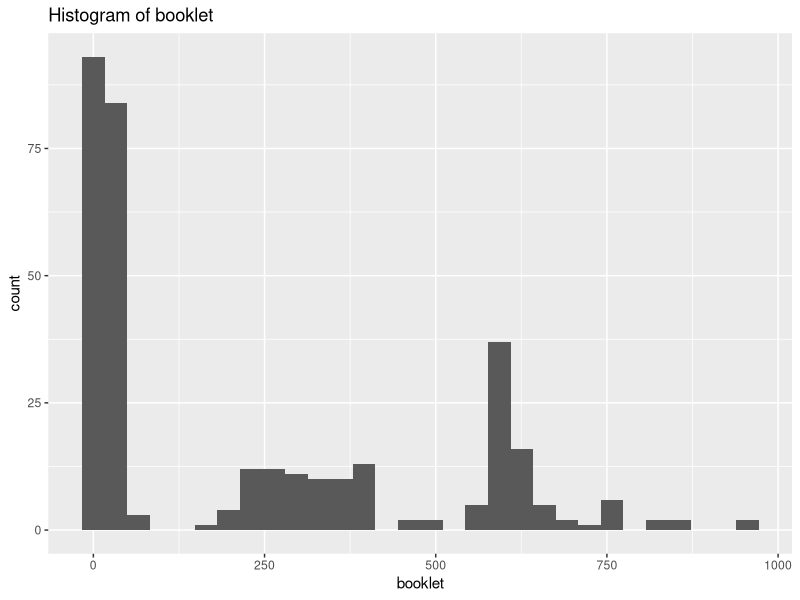
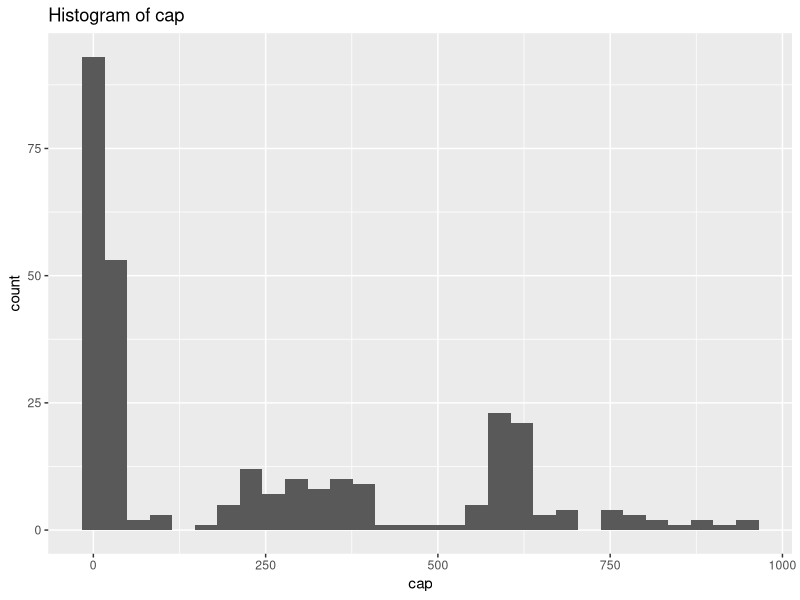
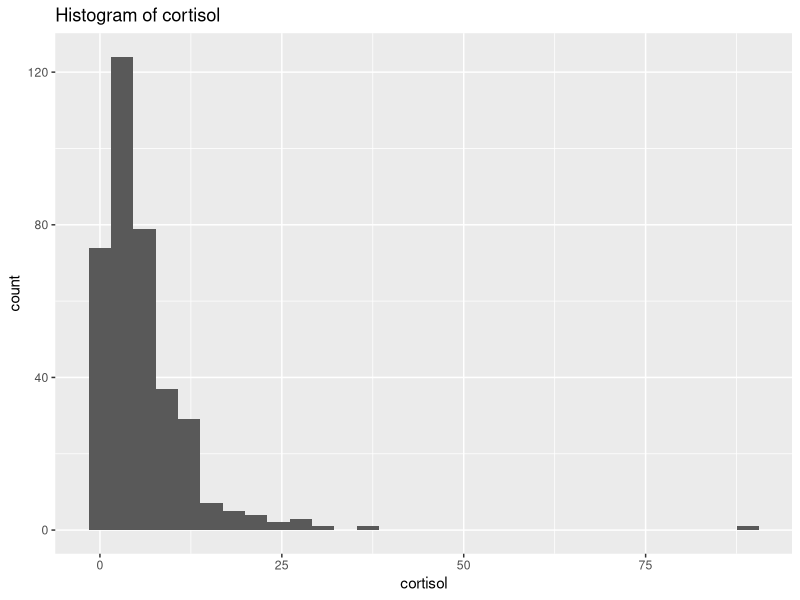
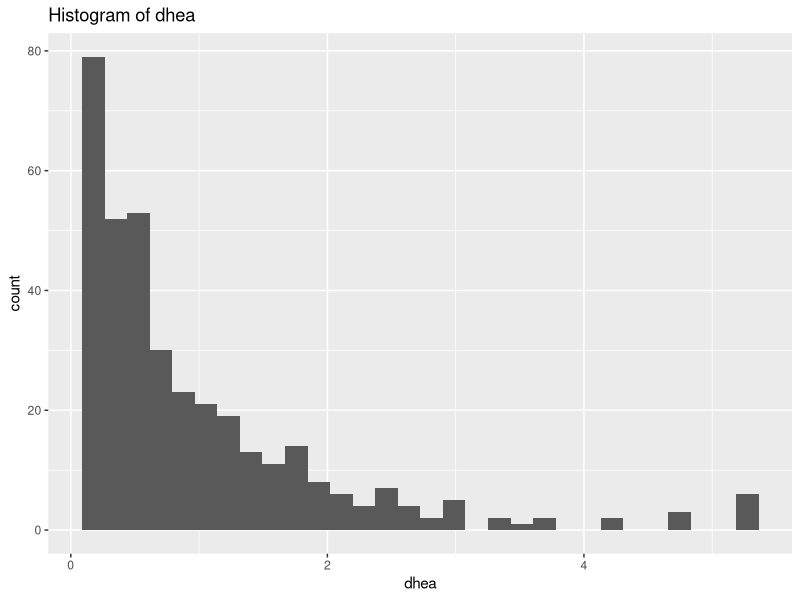
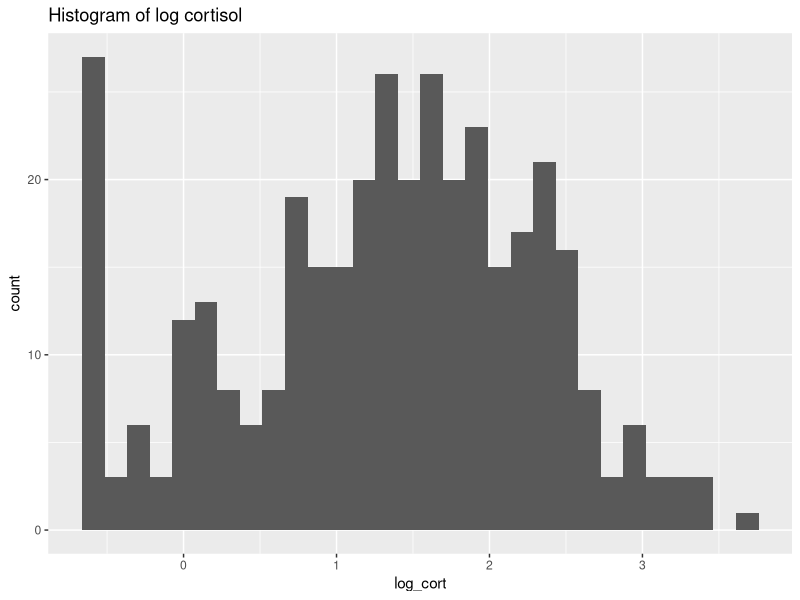
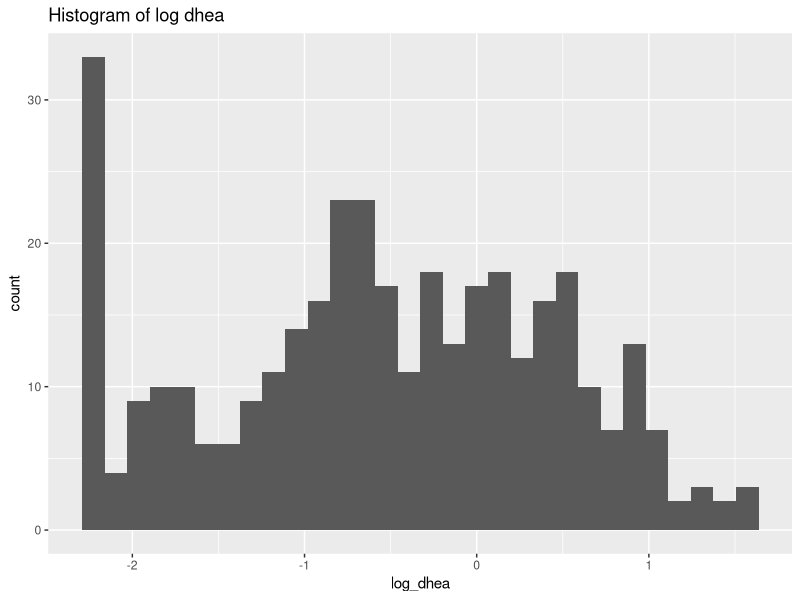
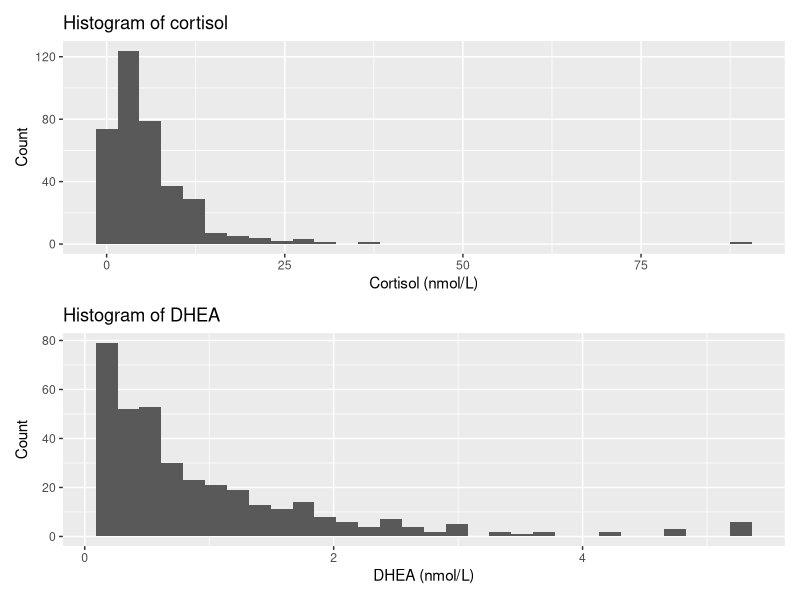
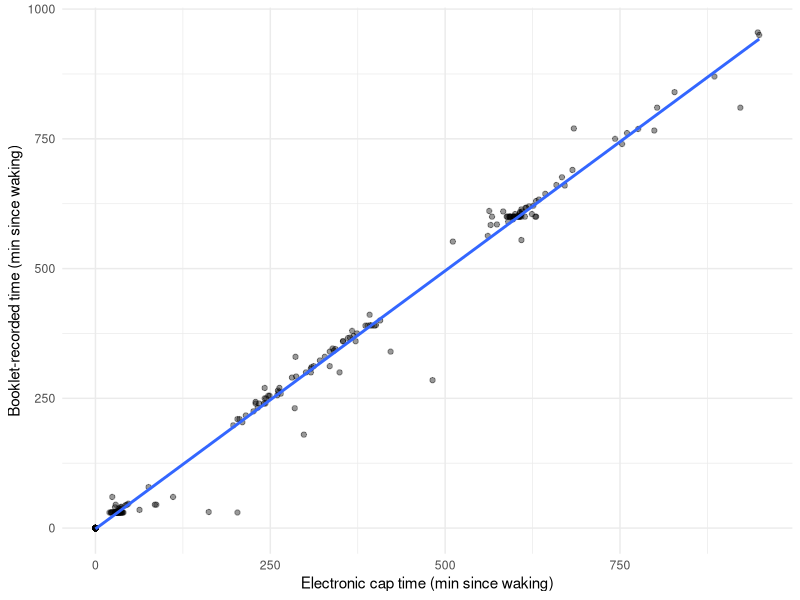

R code for these plots, in order:
## ---- chunk 1
library(tidyverse)
library(lme4)
library(lmerTest)
library(mgcv)
library(broom.mixed)
library(knitr)
library(kableExtra)
library(patchwork)
## ---- chunk 2
data <- read.csv("Project0_Clean_v2.csv") %>%
  transmute(
    id = SubjectID,
    day = DAYNUMB, # day number: should be 1 - 3
    sample = Collection.Sample, # sample number of a day: 1 - 4
    sleep = Sleep.Diary.reported.wake.time, 
    # time
    booklet = if_else(sample == 1, 0,
      Booklet..Sample.interval.Decimal.Time..mins.),
    cap = if_else(sample == 1, 0,
      MEMs..Sample.interval.Decimal.Time..mins.),
    # outcome
    cortisol = Cortisol..nmol.L.,
    dhea = DHEA..nmol.L.,
    date = Collection.Date)
## ---- chunk 3
data %>%
  count(id) %>% count(n)
# Yes
## ---- chunk 4
data %>%
  group_by(id, day, sample) %>%
  filter(n() > 1) %>%
  arrange(id, day, sample) %>%
  ungroup()
# 3029 has wrong day number
## ---- chunk 5
# since this is a small dataset, we change the day number of 3029 manually
data <- data %>%
  mutate(
    day = if_else(
      id == 3029,
      case_when(
        date == "10/7/2018"  ~ 1,
        date == "10/10/2018" ~ 2,
        TRUE ~ day),
      day))
## ---- chunk 6
table(
  sample1 = data$sample == 1,
  wake_na = data$sleep != "")
# Yes, sample = 1 means having wake-up time
## ---- chunk 7
n_total <- nrow(data)

var_missing <- data.frame(
  var = c("booklet", "cap", "cortisol", "dhea"),
  missing = c(
    sum(is.na(data$booklet)),
    sum(is.na(data$cap)),
    sum(is.na(data$cortisol)),
    sum(is.na(data$dhea))
  )
) %>%
  mutate(percent = round(missing / n_total * 100, 1))

q1 <- data.frame(
  var = "Q1 sample",
  missing = sum(is.na(data$booklet) | is.na(data$cap)),
  percent = round(sum(is.na(data$booklet) | is.na(data$cap)) / n_total * 100, 1)
)

# we know that we will need to get rid of outlier later
q3_cort_out <- data %>%
  mutate(
    cortisol_cleaned = if_else(cortisol > 80, NA_real_, cortisol)
  ) %>%
  summarise(
    var = "Q3 sample (cort)",
    missing = sum(is.na(booklet) | is.na(cortisol_cleaned)),
    percent = round(sum(is.na(booklet) | is.na(cortisol_cleaned)) / n_total * 100, 1))

# Q3 sample for dhea: remove outlier and set 3037 to missing
q3_dhea_out <- data %>%
  mutate(
    dhea_cleaned = if_else(dhea >= 5.205 | id == 3037, NA_real_, dhea)
  ) %>%
  summarise(
    var = "Q3 sample (dhea)",
    missing = sum(is.na(booklet) | is.na(dhea_cleaned)),
    percent = round(sum(is.na(booklet) | is.na(dhea_cleaned)) / n_total * 100, 1)
  )

missing_table <- bind_rows(var_missing, q1, q3_cort_out, q3_dhea_out)
missing_table
## ---- chunk 8
table(
  booklet_na = is.na(data$booklet),
  cap_na = is.na(data$cap))
# No, there are only 17 rows overlapping
# we only have 268/372 rows in terms of non-missing time
## ---- chunk 9
# plot histograms
ggplot(data, aes(x = booklet)) +
  geom_histogram(bins = 30, na.rm = TRUE) +
  labs(title = "Histogram of booklet")

ggplot(data, aes(x = cap)) +
  geom_histogram(bins = 30, na.rm = TRUE) +
  labs(title = "Histogram of cap")

ggplot(data, aes(x = cortisol)) +
  geom_histogram(bins = 30, na.rm = TRUE) +
  labs(title = "Histogram of cortisol")

ggplot(data, aes(x = dhea)) +
  geom_histogram(bins = 30, na.rm = TRUE) +
  labs(title = "Histogram of dhea")
## ---- chunk 10
# code for export
p_cort <- ggplot(data, aes(x = cortisol)) +
  geom_histogram(bins = 30, na.rm = TRUE) +
  labs(title = "Histogram of cortisol",
       x = "Cortisol (nmol/L)",
       y = "Count")

p_dhea <- ggplot(data, aes(x = dhea)) +
  geom_histogram(bins = 30, na.rm = TRUE) +
  labs(title = "Histogram of DHEA",
       x = "DHEA (nmol/L)",
       y = "Count")

p_hist <- p_cort / p_dhea


ggsave(filename = "hist_cortisol_dhea.png", plot = p_hist,
  width = 6, height = 8, dpi = 300)
## ---- chunk 11
data %>%
  summarise(
    booklet_min = min(booklet, na.rm = TRUE),
    booklet_max = max(booklet, na.rm = TRUE),
    cap_min = min(cap, na.rm = TRUE),
    cap_max = max(cap, na.rm = TRUE),
    cortisol_min = min(cortisol, na.rm = TRUE),
    cortisol_max = max(cortisol, na.rm = TRUE),
    dhea_min = min(dhea, na.rm = TRUE),
    dhea_max = max(dhea, na.rm = TRUE))
## ---- chunk 12
# following advice from PI, set threshold for two outcomes and remove outliers
data <- data %>%
  mutate(
    dhea_cleaned = if_else(dhea >= 5.205, NA_real_, dhea),
    cortisol_cleaned = if_else(cortisol > 80, NA_real_, cortisol))
# do we believe in it?
## ---- chunk 13
# draw the scatter plot of both time with linear regression trend line
p_time_scatter <- ggplot(data %>% filter(!is.na(cap), !is.na(booklet)),
       aes(x = cap, y = booklet)) +
  geom_point(alpha = 0.4) +
  geom_smooth(method = "lm", se = FALSE) +
  labs(
    x = "Electronic cap time (min since waking)",
    y = "Booklet-recorded time (min since waking)") +
  theme_minimal()

ggsave(filename = "booklet_vs_cap_scatter.png", plot = p_time_scatter,width = 6,height = 6,dpi = 300)
## ---- chunk 14
# correlation: pearson and spearman
cor(data$cap, data$booklet, use = "complete.obs")
cor(data$cap, data$booklet, use = "complete.obs",method = "spearman")
## ---- chunk 15
# Linear mixed model
fit_time <- lmer(
  booklet ~ cap + (1 | id),
  data = data,
  REML = FALSE)

summary(fit_time)
confint(fit_time)
## ---- chunk 16
# Bland–Altman: every point represents a pair of measurement
data_ba <- data %>%
  filter(!is.na(booklet), !is.na(cap)) %>%
  mutate(
    mean_time = (booklet + cap) / 2, # time of the pair of measurement
    diff_time = booklet - cap) # measurement difference

mean_diff <- mean(data_ba$diff_time)
sd_diff <- sd(data_ba$diff_time) # for constructing the CI
upper <- mean_diff + 1.96 * sd_diff
lower <- mean_diff - 1.96 * sd_diff

p_ba <- ggplot(data_ba, aes(x = mean_time, y = diff_time)) +
  geom_point(alpha = 0.4) +
  geom_hline(yintercept = mean_diff, linetype = "solid") +
  geom_hline(yintercept = upper, linetype = "dashed") +
  geom_hline(yintercept = lower, linetype = "dashed") +
  annotate("text", x = Inf, y = mean_diff,
           label = round(mean_diff, 2), hjust = 1.1, color = "red") +
  annotate("text", x = Inf, y = upper, 
           label = round(upper, 2), hjust = 1.1, color = "red") +
  annotate("text", x = Inf, y = lower, 
           label = round(lower, 2), hjust = 1.1, color = "red") +
  labs(x = "Mean time of measurement",
       y = "Time difference: Booklet – cap (min)") +
  theme_minimal()

ggsave(filename = "bland_altman_booklet_cap.png",plot = p_ba,
  width = 10,height = 6,dpi = 300)
## ---- chunk 17
data_q2 <- data %>%
  mutate(
    target_time = case_when(
      sample == 2 ~ 30,
      sample == 4 ~ 600,),
    # here we are only interested in adherence of booklet time
    time_error = if_else(!is.na(booklet) & !is.na(target_time),
                         booklet - target_time,
                         NA_real_),
    abs_error = abs(time_error),
    compliance = case_when(
      is.na(target_time) ~ NA_character_,
      is.na(booklet) ~ NA_character_,
      abs_error <= 7.5 ~ "Good",
      abs_error <= 15 ~ "Adequate",
      TRUE ~ "Poor"))

data_q2 %>%
  filter(sample %in% c(2, 4)) %>%
  mutate(compliance = if_else(is.na(compliance), 
                              "Missing", compliance),
         compliance = factor(compliance, 
          levels = c("Good", "Adequate", "Poor", "Missing"))) %>%
  count(sample, compliance, .drop = TRUE) %>%
  group_by(sample) %>%
  mutate(percent = round(n / sum(n) * 100, 2))
## ---- chunk 18
# given that both dhea and cortisol are very right skewed (see above) we have to do log-transform
# have checked before that both outcomes don't have zero
# use cleaned version
data <- data %>%
  mutate(log_cort = log(cortisol_cleaned), log_dhea = log(dhea_cleaned))

ggplot(data, aes(x = log_cort)) +
  geom_histogram(bins = 30, na.rm = TRUE) +
  labs(title = "Histogram of log cortisol")

ggplot(data, aes(x = log_dhea)) +
  geom_histogram(bins = 30, na.rm = TRUE) +
  labs(title = "Histogram of log dhea")
# Now both look much more linearly distributed
## ---- chunk 19
data_q3 <- data %>%
  mutate(
    t1_30 = if_else(booklet <= 30, cap, 30),
    t2_30 = if_else(booklet > 30, cap - 30, 0))

# exclude 3037 from dhea analysis as it has too many outliers
data_q3_dhea <- data_q3 %>%
  filter(id != 3037)

# spaghetti plot for log(cort)
p_cort <- ggplot(data, aes(x = log(booklet + 1), y = log_cort, group = id)) +
  geom_line(alpha = 0.3, color = "grey50") +
  geom_smooth(aes(group = 1), method = "gam", formula = y ~ s(x, bs="cs"), se = TRUE, color="blue") +
  scale_x_continuous(
    breaks = log(c(0,5,10,15,30,60,120,240,600)+1),
    labels = c(0,5,10,15,30,60,120,240,600)
  ) +
  labs(
    x = "Minutes since waking (log scale for display)",
    y = "Log cortisol"
  ) +
  theme_minimal()

ggsave(filename = "log_cort.png",plot = p_cort,
  width = 9,height = 6,dpi = 300)
## ---- chunk 20
# spaghetti plot for log(dhea)
p_dhea <- ggplot(data_q3_dhea, aes(x = log(booklet + 1), y = log_dhea, group = id)) +
  geom_line(alpha = 0.3, color = "grey50") +
  geom_smooth(aes(group = 1), method = "gam", formula = y ~ s(x, bs="cs"), se = TRUE, color="blue") +
  scale_x_continuous(
    breaks = log(c(0,5,10,15,30,60,120,240,600)+1),
    labels = c(0,5,10,15,30,60,120,240,600)
  ) +
  labs(
    x = "Minutes since waking (log scale for display)",
    y = "Log DHEA"
  ) +
  theme_minimal()

ggsave(filename = "log_dhea.png",plot = p_dhea,
  width = 9,height = 6,dpi = 300)
## ---- chunk 21
# Cortisol LMM
cort_fit_30 <- lmer(log_cort ~ t1_30 + t2_30 + (1 | id), data = data_q3)
summary(cort_fit_30)

# DHEA LMM
dhea_fit_30 <- lmer(log_dhea ~ t1_30 + t2_30 + (1 | id), data = data_q3_dhea)
summary(dhea_fit_30)
## ---- chunk 22
# we need to transfer the results from log to ratio
log_to_percent <- function(model) {
  tidy(model, effects = "fixed", conf.int = TRUE) %>%
    mutate(
      est_pct = round((exp(estimate) - 1) * 100, 3),
      CI_low = round((exp(conf.low) - 1) * 100, 3),
      CI_high = round((exp(conf.high) - 1) * 100, 3),
      p_val = ifelse(p.value < 0.001, "<0.001", sprintf("%.3f", p.value))
    ) %>%
    dplyr::select(term, est_pct, CI_low, CI_high, p_val)
}


cort_percent <- log_to_percent(cort_fit_30)
print(cort_percent)

dhea_percent <- log_to_percent(dhea_fit_30)
print(dhea_percent)
